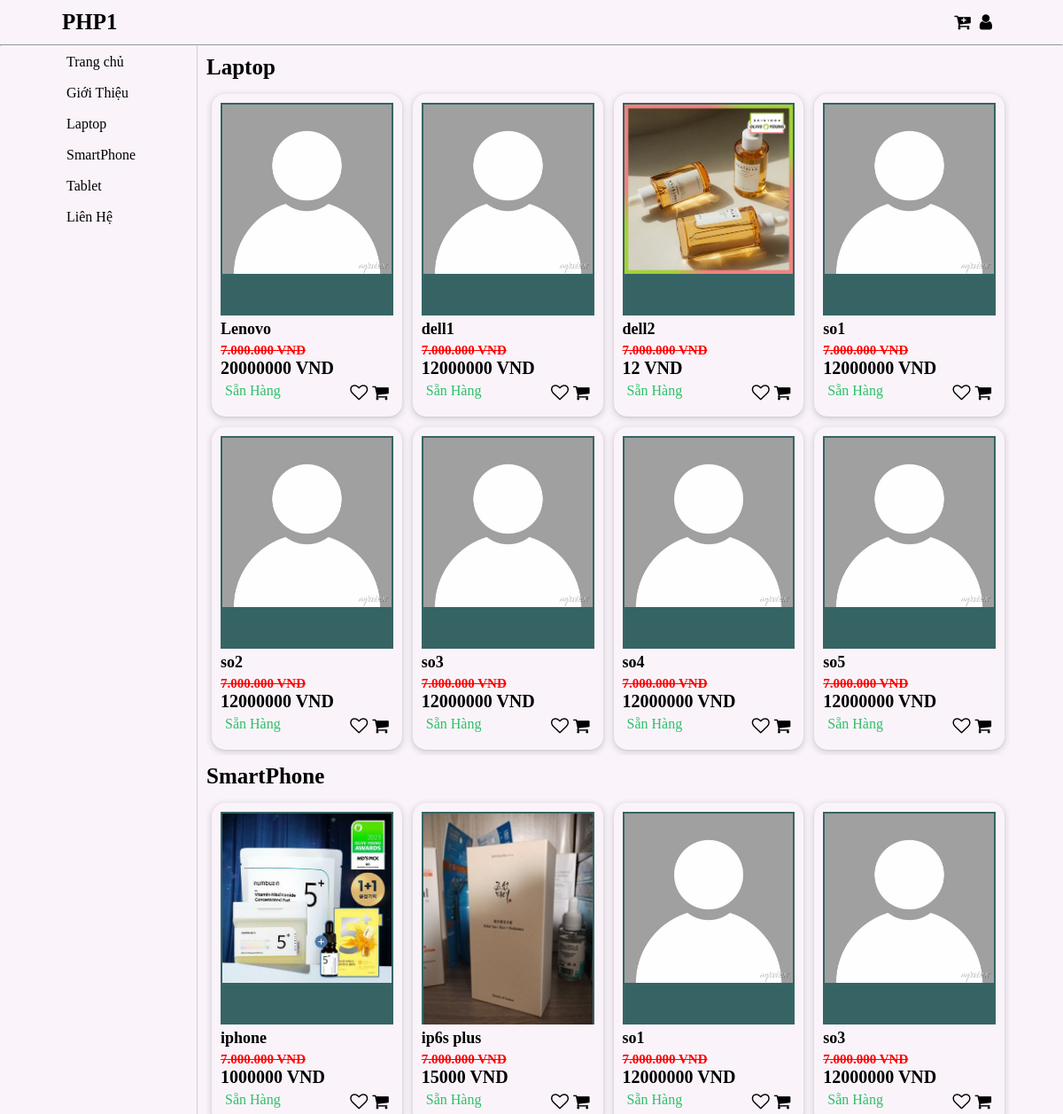
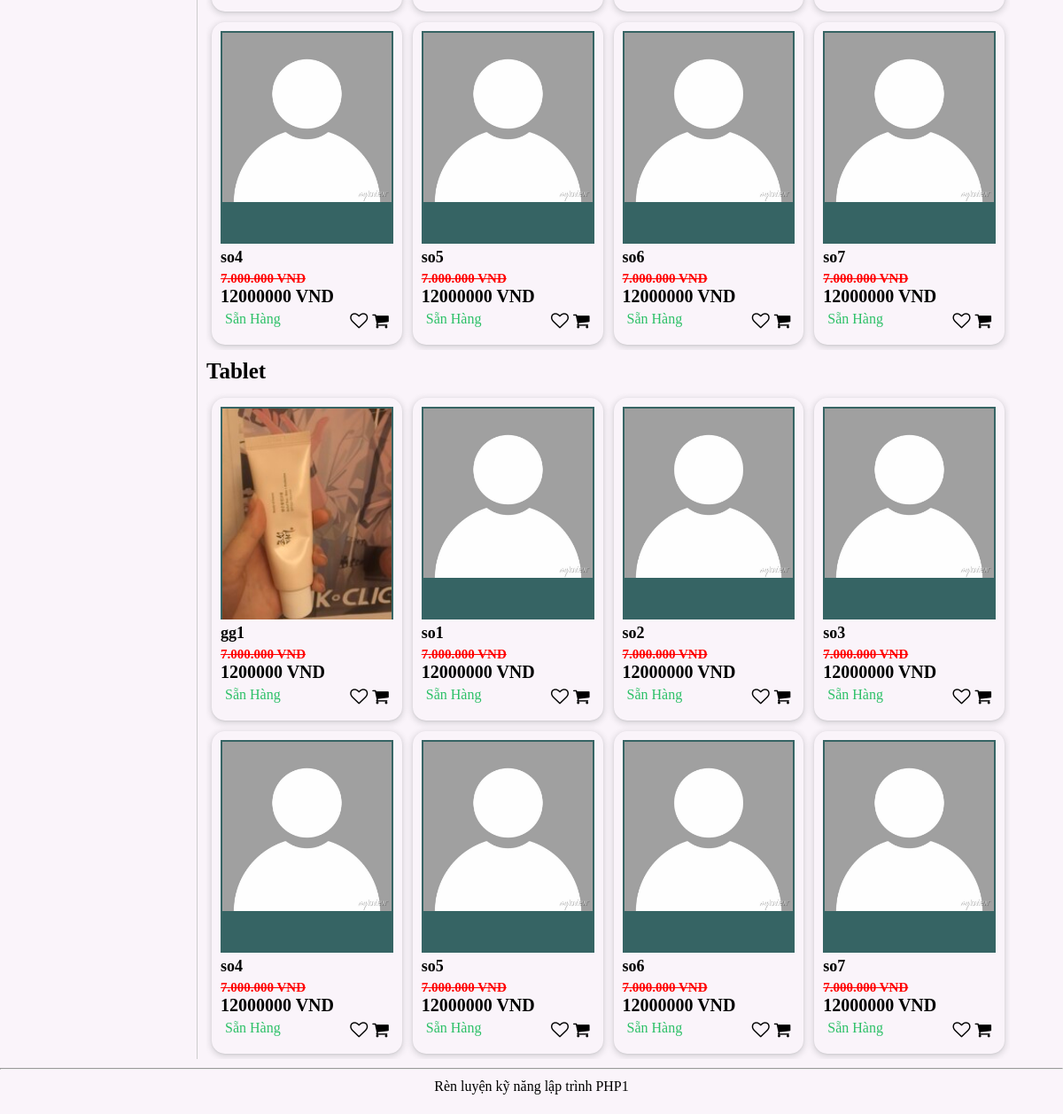
The page / on the database its author committed (2 pictures, top to bottom).
### tables this page shows
CREATE TABLE `categories` (
  `categories_id` int NOT NULL,
  `categories_name` varchar(200) NOT NULL
);

CREATE TABLE `products` (
  `product_id` int NOT NULL,
  `categories_id` int NOT NULL,
  `product_name` varchar(200) NOT NULL,
  `product_quantity` int NOT NULL,
  `product_price` float NOT NULL,
  `product_img` varchar(200) DEFAULT NULL,
  `product_description` text NOT NULL
);

### Client/home_product.php (the view, shortened to what this page needs)
<?php
    $sql_categories = "SELECT categories_name FROM categories";
    $stmt_cate_id = $conn->prepare($sql_categories);
    $stmt_cate_id->execute();
    $loai_sanPhams = $stmt_cate_id->fetchAll(PDO::FETCH_COLUMN);
?>
<section class="product-list">
    <?php foreach ($loai_sanPhams as $loai_sanPham) {
        $sql_products = "SELECT products.*, categories.categories_name
        FROM products
        INNER JOIN categories ON products.categories_id = categories.categories_id
        WHERE categories.categories_name = :loai_sanPham";
        $stmt_products = $conn->prepare($sql_products);
        $stmt_products->bindParam(':loai_sanPham', $loai_sanPham, PDO::PARAM_STR);
        $stmt_products->execute();
        $products = $stmt_products->fetchAll(PDO::FETCH_ASSOC);
        $count = 0;
        if (count($products) > 0) { ?>
                <div class="product-type ">
                    <h1 class="product-title"><?= $loai_sanPham ?></h1>
                    <div class="product-area">
                        <?php  foreach ($products as $sanPham) {
                                if ($count >= 8) {
                                    break;
                                }
                        ?>
                        <figure class="product-details">
                            <div class="product-picture">
                                <a href="?page=detail&id=<?= $sanPham['product_id'] ?>">
                                    <img src="./img/<?=( empty( $sanPham['product_img'])
                                                                || !isset( $sanPham['product_img']))
                                                                ? 'default.jpg' : $sanPham['product_img'] ?>" alt="">
                                </a>
                            </div>
                            <div class="product-name">
                                <a href="?page=detail&id=<?= $sanPham['product_id'] ?>">
                                    <p><?= $sanPham['product_name'] ?></p>
                                </a>
                            </div>
                            <div class="product-prices">
                                <span class="original-price">7.000.000 VND</span>
                                <span class="sale-price"><?= $sanPham['product_price'] ?> VND</span>
                            </div>
                            <div class="product-status">
                                <p class="in-stock">Sẵn Hàng</p>
                                <div class="icon-plug-in">
                                    <a href=""><i class="fa fa-heart-o " aria-hidden="true"></i></a>
                                    <a href="?page=detail&id=<?= $sanPham['product_id'] ?>"><i class="fa fa-shopping-cart " aria-hidden="true"></i></a>
                                </div>
                            </div>
                        </figure>
                    <?php $count++;
                    } ?>
                    </div>
                </div>
    <?php } } ?>
            </section>
        </div>

### Include/header.php (shortened to what this page needs)
<!DOCTYPE html>
<html lang="en">
<head>
    <link rel="stylesheet" href="https://cdnjs.cloudflare.com/ajax/libs/font-awesome/4.7.0/css/font-awesome.min.css">
    <link rel="stylesheet" href="Public/INdex.css">
    <link rel="stylesheet" href="Public/Admin-list.css">
    <link rel="stylesheet" href="Public/detail-pro.css">
    <link rel="stylesheet" href="Public/cart.css">
</head>
<body>
    <div class="container">
        <header class="set-width">
            <div class="left-header">
                <a href="index.php">PHP1</a>
            </div>
            <div class="right-header">
                <a href="?page=cart"><i class="fa fa-cart-plus" aria-hidden="true"></i></a>
                <a href="Library/login.php"><i class="fa fa-user" aria-hidden="true"></i></a>
            </div>
        </header>
        <hr>

### Include/menu.php (shortened to what this page needs)
<?php
    require 'Library/connection.php';
    $sql_cate = "SELECT * FROM categories";
    $stmt_cate = $conn->prepare($sql_cate);
    $stmt_cate->execute();
    $cate = $stmt_cate->fetchAll(PDO::FETCH_ASSOC);
?>
<div class="content set-width">
            <nav>
                <ul>
                    <li><a href="?page=home_product">Trang chủ</a></li>
                    <li><a href="?page=new">Giới Thiệu</a></li>
                    <?php foreach ($cate as $key => $value) { ?>
                        <li><a href="?page=cate_detail&id=<?= $value['categories_id'] ?>"><?= $value['categories_name'] ?></a></li>
                    <?php } ?>
                    <li><a href="?page=contact">Liên Hệ</a></li>
                </ul>
            </nav>

### index.php (shortened to what this page needs)
<?php
    require 'Library/connection.php';
    require 'Include/header.php';
?>
<?php
    require 'Include/menu.php';
    $page = !empty($_GET['page']) ? $_GET['page'] : "home_product";
    if (isset($_SESSION['login']) && $_SESSION['login'] == 'admin') {
        $adminPath = "Admin/{$page}.php";
        if (file_exists($adminPath)) {
            require $adminPath;
        } else {
            $clientPath = "Client/{$page}.php";
            if (file_exists($clientPath)) {
                require $clientPath;
            } else {
                echo "Trang Không Tồn Tại";
            }
        }
    }
    else {
        $clientPath = "Client/{$page}.php";
        if (file_exists($clientPath)) {
            require $clientPath;
        } else {
            echo "Trang Không Tồn Tại";
        }
    }
?>
<?php
    require 'Include/footer.php';
?>

### Include/footer.php (shortened to what this page needs)
<hr>
        <footer class="set-width">Rèn luyện kỹ năng lập trình PHP1</footer>
    </div>
</body>
</html>

### Public/INdex.css (style rules this page uses)
* { margin: 0; padding: 0; box-sizing: border-box; }
a { text-decoration: none; color: #000; }
li { list-style-type: none; }
body { background-color: #faf4fa; }
.container { margin: 0 auto; }
.set-width { width: 90%; margin: 0 auto; }
footer { height: 50px; text-align: center; align-items: center; padding-top: 10px; }

### rows shown on the page
categories: categories_name "Laptop"
categories: categories_name "SmartPhone"
categories: categories_name "Tablet"
products: product_name "Lenovo", product_price "20000000"
products: product_name "dell1", product_price "12000000"
products: product_img (picture), product_name "dell2", product_price "12"
products: product_name "so1", product_price "12000000"
products: product_name "so2", product_price "12000000"
products: product_name "so3", product_price "12000000"
products: product_name "so4", product_price "12000000"
products: product_name "so5", product_price "12000000"
products: product_img (picture), product_name "iphone", product_price "1000000"
products: product_img (picture), product_name "ip6s plus", product_price "15000"
products: product_name "so1", product_price "12000000"
products: product_name "so3", product_price "12000000"
products: product_name "so4", product_price "12000000"
products: product_name "so5", product_price "12000000"
products: product_name "so6", product_price "12000000"
products: product_name "so7", product_price "12000000"
products: product_img (picture), product_name "gg1", product_price "1200000"
products: product_name "so1", product_price "12000000"
products: product_name "so2", product_price "12000000"
products: product_name "so3", product_price "12000000"
products: product_name "so4", product_price "12000000"
products: product_name "so5", product_price "12000000"
products: product_name "so6", product_price "12000000"
products: product_name "so7", product_price "12000000"

### other values the page prints
$loai_sanPham "Laptop"
$loai_sanPham "SmartPhone"
$loai_sanPham "Tablet"
